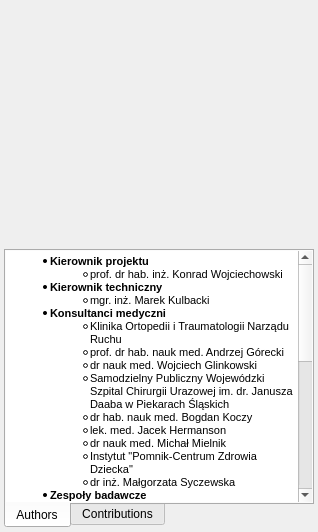
<?xml version="1.0" encoding="UTF-8"?>
<ui version="4.0">
 <class>AboutDialog</class>
 <widget class="QDialog" name="AboutDialog">
  <property name="geometry">
   <rect>
    <x>0</x>
    <y>0</y>
    <width>318</width>
    <height>532</height>
   </rect>
  </property>
  <property name="sizePolicy">
   <sizepolicy hsizetype="Fixed" vsizetype="Fixed">
    <horstretch>0</horstretch>
    <verstretch>0</verstretch>
   </sizepolicy>
  </property>
  <property name="windowTitle">
   <string>About</string>
  </property>
  <property name="styleSheet">
   <string notr="true">QWidget  {
	background-color: rgb(91, 91, 91);
border-top: 1px solid rgb(101, 101, 101);
padding-top: 2px;
}

QScrollBar:horizontal {											 
		border: 1px ridge grey;											 
		background: #FFFFFF;											
		height: 4px;													
		margin: 0px 0px 0px 0px;										
		}																
																		
		QScrollBar::handle:horizontal,  QScrollBar::handle:pressed {		
		background: rgb(135, 173, 255);									 
		min-width: 2px;													 
		max-width: 4px;													 
		height:4px;				    									 
		border: 0px solid grey;											 
		}																
																		
		QScrollBar::handle:horizontal {									 
		background: rgb(175, 213, 255);									 
		selection-background-color: rgb(135, 173, 255);					
		min-width: 2px;													 
		max-width: 5px;													 
		height:4px;				    									 
		border: 0px solid grey;											 
		}																
																		
		QScrollBar::add-line:horizontal {								
		border: 0px solid grey;											 
		background: #FFFFFF;											
		width: 0px;														 
		subcontrol-position: right;										 
		subcontrol-origin: margin;										
		}																
																		
		QScrollBar::sub-line:horizontal {								
		border: 0px solid grey;											 
		background: #FFFFFF;											
		width: 0px;														 
		subcontrol-position: left;										
		subcontrol-origin: margin;										
		}																
																		
		QScrollBar:vertical {											
		border: 1px ridge grey;											 
		background: #FFFFFF;											
		width: 4px;													
		margin: 2px 0 2px 0;											
		}																
																		
		QScrollBar::handle:vertical,  QScrollBar::handle:pressed {		
		background: rgb(135, 173, 255);									 
		border: 0px outset grey;										
		min-height: 20px;												
		}																
																		
		QScrollBar::handle:vertical {									
		background: rgb(175, 213, 255);									 
		selection-background-color: rgb(135, 173, 255);					 
		border: 0px outset grey;										
		min-height: 20px;												
		}					

QScrollBar::up-arrow:vertical, QScrollBar::down-arrow:vertical {
      border: 0 solid grey;
      width: 0px;
      height: 0px;
  }

QScrollBar::add-line:vertical, QScrollBar::sub-line:vertical {								
		border: 0px solid grey;											 
		background: #FFFFFF;											
		width: 0px;														 
		subcontrol-position: right;										 
		subcontrol-origin: margin;										
		}

QTabWidget::pane, QTabWidget::pane &gt; *, QTabWidget::tab-bar {
	background-color: rgb(91, 91, 91);
	padding: 0px;
	margin: 0px;
}

QTabWidget::pane {
	border: 1px solid black;
	border-top-left-radius: 4px;
	border-top-right-radius: 4px;
	border-bottom: 3px solid black;
	margin: 0px;
	padding: 2px;
background: rgb(91, 91, 91);
}

QTabWidget::tab-bar, QTabWidget &gt; QTabBar {
	background: rgb(91, 91, 91);
	border-bottom-left-radius: 4px;
	border-bottom-right-radius: 4px;
}

QTabWidget &gt; QTabBar::tab, QTabWidget &gt; QTabBar::tab:first, QTabWidget &gt; QTabBar::tab:middle, QTabWidget &gt; QTabBar::tab:last, QTabWidget &gt; QTabBar::tab:selected {
border: none;
 border-radius: 0px;
 background-color: transparent;
 color: black;
min-width: 8ex;
 padding: 4px;
margin-right: 3px;
}

QTabWidget &gt; QTabBar::tab:middle {
	margin-left: 3px;
}

QTabWidget &gt; QTabBar::tab:last {
	margin-right: 1px;
	margin-left: 3px;
}

QTabWidget &gt; QTabBar::tab:hover {
    background-color: #898989;
}

QTabWidget  &gt; QTabBar::tab:selected, QTabWidget &gt; QTabBar::tab:hover:selected {
 background-color: black;
color: white;
 border-bottom-left-radius: 4px;
 border-bottom-right-radius: 4px;
}</string>
  </property>
  <property name="modal">
   <bool>true</bool>
  </property>
  <layout class="QVBoxLayout" name="verticalLayout">
   <property name="spacing">
    <number>6</number>
   </property>
   <property name="leftMargin">
    <number>4</number>
   </property>
   <property name="topMargin">
    <number>0</number>
   </property>
   <property name="rightMargin">
    <number>4</number>
   </property>
   <property name="bottomMargin">
    <number>4</number>
   </property>
   <item>
    <widget class="QLabel" name="logoPlaceholder">
     <property name="minimumSize">
      <size>
       <width>310</width>
       <height>243</height>
      </size>
     </property>
     <property name="maximumSize">
      <size>
       <width>310</width>
       <height>243</height>
      </size>
     </property>
     <property name="text">
      <string/>
     </property>
     <property name="pixmap">
      <pixmap resource="Icons.qrc">:/resources/splashscreen/spplash.png</pixmap>
     </property>
     <property name="scaledContents">
      <bool>true</bool>
     </property>
    </widget>
   </item>
   <item>
    <widget class="QTabWidget" name="aboutContent">
     <property name="sizePolicy">
      <sizepolicy hsizetype="Preferred" vsizetype="Preferred">
       <horstretch>0</horstretch>
       <verstretch>0</verstretch>
      </sizepolicy>
     </property>
     <property name="minimumSize">
      <size>
       <width>310</width>
       <height>0</height>
      </size>
     </property>
     <property name="maximumSize">
      <size>
       <width>310</width>
       <height>16777215</height>
      </size>
     </property>
     <property name="tabPosition">
      <enum>QTabWidget::South</enum>
     </property>
     <property name="currentIndex">
      <number>0</number>
     </property>
     <widget class="QWidget" name="authors">
      <attribute name="title">
       <string>Authors</string>
      </attribute>
      <layout class="QVBoxLayout" name="verticalLayout_2">
       <property name="spacing">
        <number>0</number>
       </property>
       <property name="margin">
        <number>0</number>
       </property>
       <item>
        <widget class="QTextBrowser" name="authorsBrowser">
         <property name="minimumSize">
          <size>
           <width>0</width>
           <height>0</height>
          </size>
         </property>
         <property name="maximumSize">
          <size>
           <width>16777215</width>
           <height>16777215</height>
          </size>
         </property>
         <property name="frameShape">
          <enum>QFrame::NoFrame</enum>
         </property>
         <property name="html">
          <string>&lt;!DOCTYPE HTML PUBLIC &quot;-//W3C//DTD HTML 4.0//EN&quot; &quot;http://www.w3.org/TR/REC-html40/strict.dtd&quot;&gt;
&lt;html&gt;&lt;head&gt;&lt;meta name=&quot;qrichtext&quot; content=&quot;1&quot; /&gt;&lt;style type=&quot;text/css&quot;&gt;
p, li { white-space: pre-wrap; }
&lt;/style&gt;&lt;/head&gt;&lt;body style=&quot; font-family:'MS Shell Dlg 2'; font-size:8.25pt; font-weight:400; font-style:normal;&quot;&gt;
&lt;ul style=&quot;margin-top: 0px; margin-bottom: 0px; margin-left: 0px; margin-right: 0px; -qt-list-indent: 1;&quot;&gt;&lt;li style=&quot; font-size:8pt;&quot; style=&quot; margin-top:12px; margin-bottom:0px; margin-left:0px; margin-right:0px; -qt-block-indent:0; text-indent:0px;&quot;&gt;&lt;span style=&quot; font-weight:600;&quot;&gt;Kierownik projektu&lt;/span&gt;&lt;/li&gt;
&lt;ul type=&quot;circle&quot; style=&quot;margin-top: 0px; margin-bottom: 0px; margin-left: 0px; margin-right: 0px; -qt-list-indent: 2;&quot;&gt;&lt;li style=&quot; font-size:8pt;&quot; style=&quot; margin-top:0px; margin-bottom:0px; margin-left:0px; margin-right:0px; -qt-block-indent:0; text-indent:0px;&quot;&gt;prof. dr hab. inż. Konrad Wojciechowski&lt;/li&gt;&lt;/ul&gt;
&lt;li style=&quot; font-size:8pt;&quot; style=&quot; margin-top:0px; margin-bottom:0px; margin-left:0px; margin-right:0px; -qt-block-indent:0; text-indent:0px;&quot;&gt;&lt;span style=&quot; font-weight:600;&quot;&gt;Kierownik techniczny&lt;/span&gt;&lt;/li&gt;
&lt;ul type=&quot;circle&quot; style=&quot;margin-top: 0px; margin-bottom: 0px; margin-left: 0px; margin-right: 0px; -qt-list-indent: 2;&quot;&gt;&lt;li style=&quot; font-size:8pt;&quot; style=&quot; margin-top:0px; margin-bottom:0px; margin-left:0px; margin-right:0px; -qt-block-indent:0; text-indent:0px;&quot;&gt;mgr. inż. Marek Kulbacki&lt;/li&gt;&lt;/ul&gt;
&lt;li style=&quot; font-size:8pt;&quot; style=&quot; margin-top:0px; margin-bottom:0px; margin-left:0px; margin-right:0px; -qt-block-indent:0; text-indent:0px;&quot;&gt;&lt;span style=&quot; font-weight:600;&quot;&gt;Konsultanci medyczni&lt;/span&gt;&lt;/li&gt;
&lt;ul type=&quot;circle&quot; style=&quot;margin-top: 0px; margin-bottom: 0px; margin-left: 0px; margin-right: 0px; -qt-list-indent: 2;&quot;&gt;&lt;li style=&quot; font-size:8pt;&quot; style=&quot; margin-top:0px; margin-bottom:0px; margin-left:0px; margin-right:0px; -qt-block-indent:0; text-indent:0px;&quot;&gt;Klinika Ortopedii i Traumatologii Narządu Ruchu&lt;/li&gt;&lt;/ul&gt;
&lt;ul type=&quot;circle&quot; style=&quot;margin-top: 0px; margin-bottom: 0px; margin-left: 0px; margin-right: 0px; -qt-list-indent: 2;&quot;&gt;&lt;li style=&quot; font-size:8pt;&quot; style=&quot; margin-top:0px; margin-bottom:0px; margin-left:0px; margin-right:0px; -qt-block-indent:0; text-indent:0px;&quot;&gt;prof. dr hab. nauk med. Andrzej Górecki&lt;/li&gt;
&lt;li style=&quot; font-size:8pt;&quot; style=&quot; margin-top:0px; margin-bottom:0px; margin-left:0px; margin-right:0px; -qt-block-indent:0; text-indent:0px;&quot;&gt;dr nauk med. Wojciech Glinkowski&lt;/li&gt;&lt;/ul&gt;
&lt;ul type=&quot;circle&quot; style=&quot;margin-top: 0px; margin-bottom: 0px; margin-left: 0px; margin-right: 0px; -qt-list-indent: 2;&quot;&gt;&lt;li style=&quot; font-size:8pt;&quot; style=&quot; margin-top:0px; margin-bottom:0px; margin-left:0px; margin-right:0px; -qt-block-indent:0; text-indent:0px;&quot;&gt;Samodzielny Publiczny Wojewódzki Szpital Chirurgii Urazowej im. dr. Janusza Daaba w Piekarach Śląskich&lt;/li&gt;&lt;/ul&gt;
&lt;ul type=&quot;circle&quot; style=&quot;margin-top: 0px; margin-bottom: 0px; margin-left: 0px; margin-right: 0px; -qt-list-indent: 2;&quot;&gt;&lt;li style=&quot; font-size:8pt;&quot; style=&quot; margin-top:0px; margin-bottom:0px; margin-left:0px; margin-right:0px; -qt-block-indent:0; text-indent:0px;&quot;&gt;dr hab. nauk med. Bogdan Koczy&lt;/li&gt;
&lt;li style=&quot; font-size:8pt;&quot; style=&quot; margin-top:0px; margin-bottom:0px; margin-left:0px; margin-right:0px; -qt-block-indent:0; text-indent:0px;&quot;&gt;lek. med. Jacek Hermanson&lt;/li&gt;
&lt;li style=&quot; font-size:8pt;&quot; style=&quot; margin-top:0px; margin-bottom:0px; margin-left:0px; margin-right:0px; -qt-block-indent:0; text-indent:0px;&quot;&gt;dr nauk med. Michał Mielnik&lt;/li&gt;&lt;/ul&gt;
&lt;ul type=&quot;circle&quot; style=&quot;margin-top: 0px; margin-bottom: 0px; margin-left: 0px; margin-right: 0px; -qt-list-indent: 2;&quot;&gt;&lt;li style=&quot; font-size:8pt;&quot; style=&quot; margin-top:0px; margin-bottom:0px; margin-left:0px; margin-right:0px; -qt-block-indent:0; text-indent:0px;&quot;&gt;Instytut &amp;quot;Pomnik-Centrum Zdrowia Dziecka&amp;quot;&lt;/li&gt;&lt;/ul&gt;
&lt;ul type=&quot;circle&quot; style=&quot;margin-top: 0px; margin-bottom: 0px; margin-left: 0px; margin-right: 0px; -qt-list-indent: 2;&quot;&gt;&lt;li style=&quot; font-size:8pt;&quot; style=&quot; margin-top:0px; margin-bottom:0px; margin-left:0px; margin-right:0px; -qt-block-indent:0; text-indent:0px;&quot;&gt;dr inż. Małgorzata Syczewska&lt;/li&gt;&lt;/ul&gt;
&lt;li style=&quot; font-size:8pt;&quot; style=&quot; margin-top:0px; margin-bottom:0px; margin-left:0px; margin-right:0px; -qt-block-indent:0; text-indent:0px;&quot;&gt;&lt;span style=&quot; font-weight:600;&quot;&gt;Zespoły badawcze&lt;/span&gt;&lt;/li&gt;
&lt;ul type=&quot;circle&quot; style=&quot;margin-top: 0px; margin-bottom: 0px; margin-left: 0px; margin-right: 0px; -qt-list-indent: 2;&quot;&gt;&lt;li style=&quot; font-size:8pt;&quot; style=&quot; margin-top:0px; margin-bottom:0px; margin-left:0px; margin-right:0px; -qt-block-indent:0; text-indent:0px;&quot;&gt;prof. dr hab. inż. Andrzej Polański &lt;/li&gt;
&lt;li style=&quot; font-size:8pt;&quot; style=&quot; margin-top:0px; margin-bottom:0px; margin-left:0px; margin-right:0px; -qt-block-indent:0; text-indent:0px;&quot;&gt;dr hab. Inż. Bogdan Kwolek&lt;/li&gt;
&lt;li style=&quot; font-size:8pt;&quot; style=&quot; margin-top:0px; margin-bottom:0px; margin-left:0px; margin-right:0px; -qt-block-indent:0; text-indent:0px;&quot;&gt;dr inż. Bartosz Jabłoński&lt;/li&gt;
&lt;li style=&quot; font-size:8pt;&quot; style=&quot; margin-top:0px; margin-bottom:0px; margin-left:0px; margin-right:0px; -qt-block-indent:0; text-indent:0px;&quot;&gt;dr inż. Henryk Josiński&lt;/li&gt;
&lt;li style=&quot; font-size:8pt;&quot; style=&quot; margin-top:0px; margin-bottom:0px; margin-left:0px; margin-right:0px; -qt-block-indent:0; text-indent:0px;&quot;&gt;dr inż. Adam Świtoński&lt;/li&gt;
&lt;li style=&quot; font-size:8pt;&quot; style=&quot; margin-top:0px; margin-bottom:0px; margin-left:0px; margin-right:0px; -qt-block-indent:0; text-indent:0px;&quot;&gt;mgr. inż. Tomasz Krzeszowski&lt;/li&gt;&lt;/ul&gt;
&lt;li style=&quot; font-size:8pt;&quot; style=&quot; margin-top:0px; margin-bottom:0px; margin-left:0px; margin-right:0px; -qt-block-indent:0; text-indent:0px;&quot;&gt;&lt;span style=&quot; font-weight:600;&quot;&gt;Oprogramowanie&lt;/span&gt;&lt;/li&gt;
&lt;ul type=&quot;circle&quot; style=&quot;margin-top: 0px; margin-bottom: 0px; margin-left: 0px; margin-right: 0px; -qt-list-indent: 2;&quot;&gt;&lt;li style=&quot; font-size:8pt;&quot; style=&quot; margin-top:0px; margin-bottom:0px; margin-left:0px; margin-right:0px; -qt-block-indent:0; text-indent:0px;&quot;&gt;mgr. inż. Piotr Gwiazdowski&lt;/li&gt;
&lt;li style=&quot; font-size:8pt;&quot; style=&quot; margin-top:0px; margin-bottom:0px; margin-left:0px; margin-right:0px; -qt-block-indent:0; text-indent:0px;&quot;&gt;mgr. inż. Mariusz Szynalik&lt;/li&gt;
&lt;li style=&quot; font-size:8pt;&quot; style=&quot; margin-top:0px; margin-bottom:0px; margin-left:0px; margin-right:0px; -qt-block-indent:0; text-indent:0px;&quot;&gt;mgr. inż. Mateusz Janiak&lt;/li&gt;
&lt;li style=&quot; font-size:8pt;&quot; style=&quot; margin-top:0px; margin-bottom:0px; margin-left:0px; margin-right:0px; -qt-block-indent:0; text-indent:0px;&quot;&gt;mgr. inż. Wojciech Knieć&lt;/li&gt;
&lt;li style=&quot; font-size:8pt;&quot; style=&quot; margin-top:0px; margin-bottom:0px; margin-left:0px; margin-right:0px; -qt-block-indent:0; text-indent:0px;&quot;&gt;mgr. inż. Rafał Błauciak&lt;/li&gt;
&lt;li style=&quot; font-size:8pt;&quot; style=&quot; margin-top:0px; margin-bottom:0px; margin-left:0px; margin-right:0px; -qt-block-indent:0; text-indent:0px;&quot;&gt;Marek Daniluk&lt;/li&gt;
&lt;li style=&quot; font-size:8pt;&quot; style=&quot; margin-top:0px; margin-bottom:0px; margin-left:0px; margin-right:0px; -qt-block-indent:0; text-indent:0px;&quot;&gt;Michał Szafarski&lt;/li&gt;
&lt;li style=&quot; font-size:8pt;&quot; style=&quot; margin-top:0px; margin-bottom:0px; margin-left:0px; margin-right:0px; -qt-block-indent:0; text-indent:0px;&quot;&gt;Dominika Gierasimiak&lt;/li&gt;
&lt;li style=&quot; font-size:8pt;&quot; style=&quot; margin-top:0px; margin-bottom:0px; margin-left:0px; margin-right:0px; -qt-block-indent:0; text-indent:0px;&quot;&gt;Karol Jędrasiak&lt;/li&gt;&lt;/ul&gt;
&lt;li style=&quot; font-size:8pt;&quot; style=&quot; margin-top:0px; margin-bottom:0px; margin-left:0px; margin-right:0px; -qt-block-indent:0; text-indent:0px;&quot;&gt;&lt;span style=&quot; font-weight:600;&quot;&gt;Bazy danych&lt;/span&gt;&lt;/li&gt;
&lt;ul type=&quot;circle&quot; style=&quot;margin-top: 0px; margin-bottom: 0px; margin-left: 0px; margin-right: 0px; -qt-list-indent: 2;&quot;&gt;&lt;li style=&quot; font-size:8pt;&quot; style=&quot; margin-top:0px; margin-bottom:0px; margin-left:0px; margin-right:0px; -qt-block-indent:0; text-indent:0px;&quot;&gt;dr inż. Piotr Habela&lt;/li&gt;
&lt;li style=&quot; font-size:8pt;&quot; style=&quot; margin-top:0px; margin-bottom:0px; margin-left:0px; margin-right:0px; -qt-block-indent:0; text-indent:0px;&quot;&gt;dr inż. Krzysztof Kaczmarski&lt;/li&gt;
&lt;li style=&quot; font-size:8pt;&quot; style=&quot; margin-top:0px; margin-bottom:0px; margin-left:0px; margin-right:0px; -qt-block-indent:0; text-indent:0px;&quot;&gt;mrg.inż. Wiktor Filipowicz&lt;/li&gt;&lt;/ul&gt;
&lt;li style=&quot; font-size:8pt;&quot; style=&quot; margin-top:0px; margin-bottom:0px; margin-left:0px; margin-right:0px; -qt-block-indent:0; text-indent:0px;&quot;&gt;&lt;span style=&quot; font-weight:600;&quot;&gt;Laboratorium Ruchu&lt;/span&gt;&lt;/li&gt;
&lt;ul type=&quot;circle&quot; style=&quot;margin-top: 0px; margin-bottom: 0px; margin-left: 0px; margin-right: 0px; -qt-list-indent: 2;&quot;&gt;&lt;li style=&quot; font-size:8pt;&quot; style=&quot; margin-top:0px; margin-bottom:0px; margin-left:0px; margin-right:0px; -qt-block-indent:0; text-indent:0px;&quot;&gt;Magdalena Tabaka&lt;/li&gt;
&lt;li style=&quot; font-size:8pt;&quot; style=&quot; margin-top:0px; margin-bottom:0px; margin-left:0px; margin-right:0px; -qt-block-indent:0; text-indent:0px;&quot;&gt;Dawid Pisko&lt;/li&gt;&lt;/ul&gt;
&lt;li style=&quot; font-size:8pt;&quot; style=&quot; margin-top:0px; margin-bottom:0px; margin-left:0px; margin-right:0px; -qt-block-indent:0; text-indent:0px;&quot;&gt;&lt;span style=&quot; font-weight:600;&quot;&gt;Konsultanci zewnętrzni&lt;/span&gt;&lt;/li&gt;&lt;/ul&gt;
&lt;ul type=&quot;circle&quot; style=&quot;margin-top: 0px; margin-bottom: 0px; margin-left: 0px; margin-right: 0px; -qt-list-indent: 2;&quot;&gt;&lt;li style=&quot; font-size:8pt;&quot; style=&quot; margin-top:0px; margin-bottom:0px; margin-left:0px; margin-right:0px; -qt-block-indent:0; text-indent:0px;&quot;&gt;dr. inż. Jakub Segen&lt;/li&gt;&lt;/ul&gt;&lt;/body&gt;&lt;/html&gt;</string>
         </property>
         <property name="openLinks">
          <bool>false</bool>
         </property>
        </widget>
       </item>
      </layout>
     </widget>
     <widget class="QWidget" name="contributions">
      <attribute name="title">
       <string>Contributions</string>
      </attribute>
      <layout class="QVBoxLayout" name="verticalLayout_3">
       <property name="spacing">
        <number>0</number>
       </property>
       <property name="margin">
        <number>0</number>
       </property>
       <item>
        <widget class="QTextBrowser" name="contributionsBrowser">
         <property name="frameShape">
          <enum>QFrame::NoFrame</enum>
         </property>
         <property name="html">
          <string>&lt;!DOCTYPE HTML PUBLIC &quot;-//W3C//DTD HTML 4.0//EN&quot; &quot;http://www.w3.org/TR/REC-html40/strict.dtd&quot;&gt;
&lt;html&gt;&lt;head&gt;&lt;meta name=&quot;qrichtext&quot; content=&quot;1&quot; /&gt;&lt;style type=&quot;text/css&quot;&gt;
p, li { white-space: pre-wrap; }
&lt;/style&gt;&lt;/head&gt;&lt;body style=&quot; font-family:'MS Shell Dlg 2'; font-size:8.25pt; font-weight:400; font-style:normal;&quot;&gt;
&lt;ul style=&quot;margin-top: 0px; margin-bottom: 0px; margin-left: 0px; margin-right: 0px; -qt-list-indent: 1;&quot;&gt;&lt;li style=&quot; font-size:8pt;&quot; style=&quot; margin-top:12px; margin-bottom:0px; margin-left:0px; margin-right:0px; -qt-block-indent:0; text-indent:0px;&quot;&gt;&lt;span style=&quot; font-weight:600;&quot;&gt;Biblioteki&lt;/span&gt;&lt;/li&gt;&lt;/ul&gt;
&lt;ul type=&quot;circle&quot; style=&quot;margin-top: 0px; margin-bottom: 0px; margin-left: 0px; margin-right: 0px; -qt-list-indent: 2;&quot;&gt;&lt;li style=&quot; font-size:8pt;&quot; style=&quot; margin-top:0px; margin-bottom:0px; margin-left:0px; margin-right:0px; -qt-block-indent:0; text-indent:0px;&quot;&gt;Qt&lt;/li&gt;
&lt;li style=&quot; font-size:8pt;&quot; style=&quot; margin-top:0px; margin-bottom:0px; margin-left:0px; margin-right:0px; -qt-block-indent:0; text-indent:0px;&quot;&gt;&lt;span style=&quot; font-weight:600;&quot;&gt;Open Scene Graph&lt;/span&gt;&lt;/li&gt;
&lt;li style=&quot; font-size:8pt;&quot; style=&quot; margin-top:0px; margin-bottom:0px; margin-left:0px; margin-right:0px; -qt-block-indent:0; text-indent:0px;&quot;&gt;SQLite&lt;/li&gt;
&lt;li style=&quot; font-size:8pt;&quot; style=&quot; margin-top:0px; margin-bottom:0px; margin-left:0px; margin-right:0px; -qt-block-indent:0; text-indent:0px;&quot;&gt;&lt;span style=&quot; font-weight:600;&quot;&gt;QWT&lt;/span&gt;&lt;/li&gt;
&lt;li style=&quot; font-size:8pt;&quot; style=&quot; margin-top:0px; margin-bottom:0px; margin-left:0px; margin-right:0px; -qt-block-indent:0; text-indent:0px;&quot;&gt;QuaZip&lt;/li&gt;
&lt;li style=&quot; font-size:8pt;&quot; style=&quot; margin-top:0px; margin-bottom:0px; margin-left:0px; margin-right:0px; -qt-block-indent:0; text-indent:0px;&quot;&gt;zLib&lt;/li&gt;
&lt;li style=&quot; font-size:8pt;&quot; style=&quot; margin-top:0px; margin-bottom:0px; margin-left:0px; margin-right:0px; -qt-block-indent:0; text-indent:0px;&quot;&gt;OpenThreads&lt;/li&gt;
&lt;li style=&quot; font-size:8pt;&quot; style=&quot; margin-top:0px; margin-bottom:0px; margin-left:0px; margin-right:0px; -qt-block-indent:0; text-indent:0px;&quot;&gt;Boost&lt;/li&gt;
&lt;li style=&quot; font-size:8pt;&quot; style=&quot; margin-top:0px; margin-bottom:0px; margin-left:0px; margin-right:0px; -qt-block-indent:0; text-indent:0px;&quot;&gt;BTK&lt;/li&gt;
&lt;li style=&quot; font-size:8pt;&quot; style=&quot; margin-top:0px; margin-bottom:0px; margin-left:0px; margin-right:0px; -qt-block-indent:0; text-indent:0px;&quot;&gt;cURL&lt;/li&gt;
&lt;li style=&quot; font-size:8pt;&quot; style=&quot; margin-top:0px; margin-bottom:0px; margin-left:0px; margin-right:0px; -qt-block-indent:0; text-indent:0px;&quot;&gt;FFmpeg&lt;/li&gt;
&lt;li style=&quot; font-size:8pt;&quot; style=&quot; margin-top:0px; margin-bottom:0px; margin-left:0px; margin-right:0px; -qt-block-indent:0; text-indent:0px;&quot;&gt;log4cxx&lt;/li&gt;
&lt;li style=&quot; font-size:8pt;&quot; style=&quot; margin-top:0px; margin-bottom:0px; margin-left:0px; margin-right:0px; -qt-block-indent:0; text-indent:0px;&quot;&gt;ODE&lt;/li&gt;
&lt;li style=&quot; font-size:8pt;&quot; style=&quot; margin-top:0px; margin-bottom:0px; margin-left:0px; margin-right:0px; -qt-block-indent:0; text-indent:0px;&quot;&gt;&lt;span style=&quot; font-weight:600;&quot;&gt;TinyXml&lt;/span&gt;&lt;/li&gt;
&lt;li style=&quot; font-size:8pt;&quot; style=&quot; margin-top:0px; margin-bottom:0px; margin-left:0px; margin-right:0px; -qt-block-indent:0; text-indent:0px;&quot;&gt;wsdlpull&lt;/li&gt;
&lt;li style=&quot; font-size:8pt;&quot; style=&quot; margin-top:0px; margin-bottom:0px; margin-left:0px; margin-right:0px; -qt-block-indent:0; text-indent:0px;&quot;&gt;OpenSSL&lt;/li&gt;&lt;/ul&gt;&lt;/body&gt;&lt;/html&gt;</string>
         </property>
         <property name="openLinks">
          <bool>false</bool>
         </property>
        </widget>
       </item>
      </layout>
     </widget>
    </widget>
   </item>
  </layout>
 </widget>
 <resources>
  <include location="Icons.qrc"/>
 </resources>
 <connections/>
</ui>
